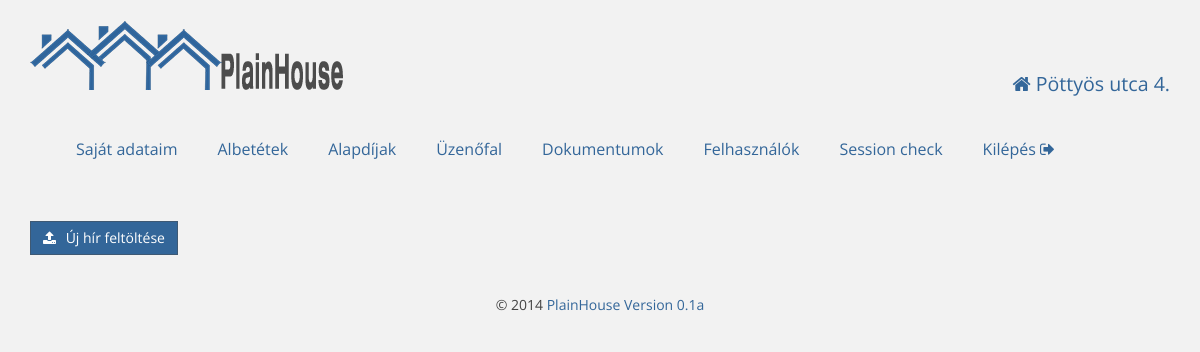
Before: /board_admin.php (signed in) with the older database file.
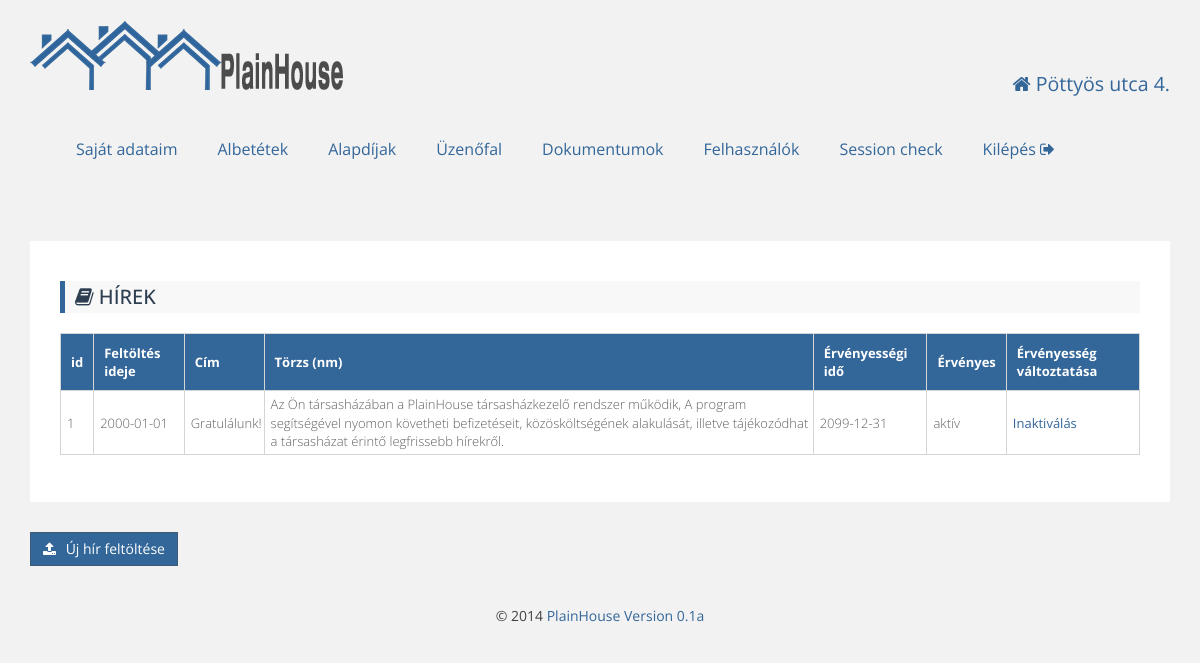
After: the same page with the newer database file.
### tables this page shows
CREATE TABLE IF NOT EXISTS `board` (
  `id` int(11) NOT NULL AUTO_INCREMENT,
  `creation_date` date NOT NULL,
  `title` varchar(250) NOT NULL,
  `text` text NOT NULL,
  `valid_till` date NOT NULL DEFAULT '2099-12-31',
  `valid` tinyint(1) NOT NULL DEFAULT '1',
  PRIMARY KEY (`id`)
);

### db.php (the view, shortened to what this page needs)
<?php
function getAllBoardMessages() {
    $sql = "SELECT * from board;";
    $result = mysql_query($sql);
    while ($row = mysql_fetch_assoc($result)) {
        $msg[] = $row;
    }
    if (mysql_num_rows($result) != 0)
    {
        for ($i = 0; $i < mysql_num_rows($result); $i++) {
            if ($msg[$i]['valid'] == 1)
            {
                $msg[$i]['valid'] = "aktív";
            }
            else
            {
                $msg[$i]['valid'] = "inaktív";
            }
        }
        echo "<br>";
        echo '<div class="content">';
        echo '<h3 class="primary"><i class="fa fa-book"></i> Hírek </h3>';
        echo <<<EOT
        <table id="responsiveTable" class="large-only" cellspacing="0">
            <tr align="left" class="primary">
                <th> id </th>
                <th> Feltöltés ideje </th>
                <th> Cím </th>
                <th> Törzs (nm) </th>
                <th> Érvényességi idő </th>
                <th> Érvényes </th>
                <th> Érvényesség változtatása </th>
            </tr>
            <tbody>
EOT;
        foreach ($msg as $row) {
            echo '<tr>';
            foreach ($row as $value) {
                echo "<td>$value</td>";
            }
            if ($row['valid'] == "aktív")
            {
                echo "<td><a href='changemessagevalid.php?act=1&id={$row['id']}'>Inaktiválás</a></td>";
            }
            else
            {
                echo "<td><a href='changemessagevalid.php?act=0&id={$row['id']}'>Aktiválás</a></td>";
            }
            echo '</tr>';
        }
        echo "</tbody>";
        echo "</table>";
        echo "</div>";
    }
}

Changed rows visible on the page:
added board: value "1", creation_date "2000-01-01", title "Gratulálunk!", text "Az Ön társasházában a PlainHouse társasházkezelő rendszer működik, A program segítségével nyomon követheti befizetéseit, közösköltségének alakulását, illetve tájékozódhat a társasházat érintő legfrissebb hírekről.", valid_till "2099-12-31", value "aktív"
Other visible differences:
text now shown: "HÍREK id Feltöltés ideje Cím Törzs (nm) Érvényességi idő Érvényes Érvényesség változtatása"
